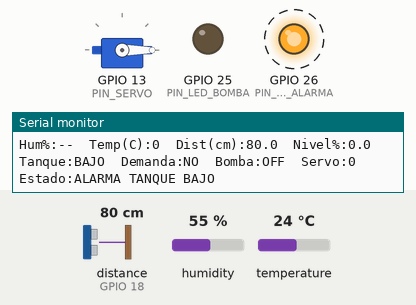
This sketch was run on a simulated ESP32. On the bench: servo, output pins drawn as LEDs (lit = HIGH), the last lines printed to the serial monitor. Wiring (inferred from the names in the program): ultrasonic range finder: trigger GPIO 19; echo GPIO 18. Dashed ring = blinking. The inputs (shaded band) are chosen by the test bench; at power-on: distance to the obstacle (sensor on GPIO 18) 80 cm, humidity 55 %, temperature 24 °C. The echo pulse lasts 58.3 µs per cm; pins used as bus, display or sensor lines are not drawn.

Above: at 1.07 s.
1.5 s: distance to the obstacle (sensor on GPIO 18) set to 26 cm
5.0 s: distance to the obstacle (sensor on GPIO 18) set to 21 cm
At 6.0 s:
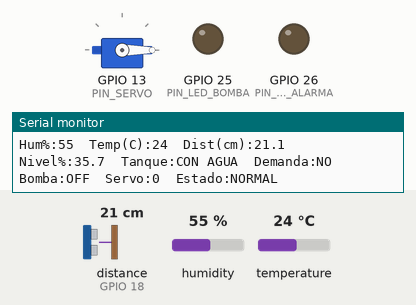
7.2 s: humidity set to 22 %
9.5 s: humidity set to 19 %
At 12.6 s:
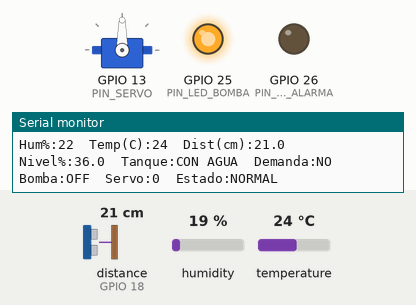
13.8 s: humidity set to 28 %
15.5 s: humidity set to 31 %
At 19.5 s:
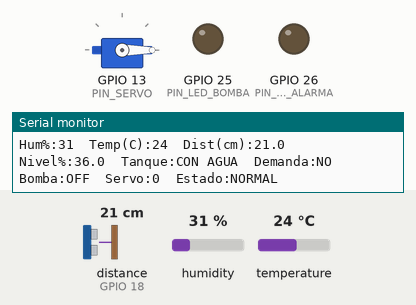
Timing chart, 0 to 20.8 s (numbered marks = the images above; inputs shaded):
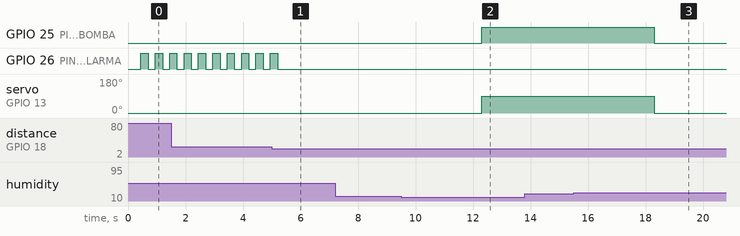

Measured:
- the behaviour switches between 23 and 22 cm on distance to the obstacle (sensor on GPIO 18) (found by bisection; images 0 and 1)
- the behaviour switches between 21 and 20 % on humidity (found by bisection; images 1 and 2)
- the behaviour switches between 29 and 30 % on humidity (found by bisection; images 2 and 3)
- after the input at 5.0 s, GPIO 26 (PIN_LED_ALARMA): goes on until 5.2 s, then stays LOW
- after the input at 9.5 s, GPIO 25 (PIN_LED_BOMBA): LOW → HIGH after 2.8 s; servo on GPIO 13 (PIN_SERVO): 0° → 90° after 2.8 s
- after the input at 15.5 s, GPIO 25 (PIN_LED_BOMBA): HIGH → LOW after 2.8 s; servo on GPIO 13 (PIN_SERVO): 90° → 0° after 2.8 s
- by itself, GPIO 26 (PIN_LED_ALARMA): alternates HIGH for 0.25 s and LOW for 0.25 s

The sketch:

Lab-N5-Karen-Camila.ino
```cpp
/*
 * ==========================================================================
 *  LABORATORIO DE AUTOMATIZACIÓN #5 - Grupo 1
 *  Riego automático de una huerta con protección del tanque
 *  Integrantes: Karen - Camila
 *  Placa: ESP32 (DevKit v1 / WROOM-32)
 * ==========================================================================
 *
 *  ENTRADAS
 *   - Sensor DHT11 (humedad relativa, equivalente del sensor de suelo) GPIO4
 *       NOTA: el DHT11 mide humedad del AIRE, no del suelo. Se usa como
 *       sensor equivalente: soplar/acercar algo húmedo sube la humedad
 *       ("suelo húmedo"); el ambiente normal representa "suelo seco".
 *   - Nivel del tanque:
 *       a) HC-SR04 ultrasónico: TRIG GPIO19, ECHO GPIO18 (con divisor 5V->3.3V)
 *       b) o potenciómetro (equivalente de simulación) en GPIO35 (ADC1)
 *
 *  SALIDAS (dos tipos distintos)
 *   - Servomotor (válvula de la bomba) ............ GPIO13
 *   - LED "riego en curso" (bomba) + 220 Ω ........ GPIO25
 *   - LED "alarma de tanque bajo" + 220 Ω ......... GPIO26
 *
 *  LIBRERÍAS REQUERIDAS (Gestor de Librerías de Arduino IDE):
 *   - "ESP32Servo"
 *   - "DHT sensor library" de Adafruit (+ "Adafruit Unified Sensor")
 *  Compatible con el núcleo ESP32 de Arduino 2.x y 3.x.
 * ==========================================================================
 */

#include <Arduino.h>
#include <ESP32Servo.h>
#include <DHT.h>
#include "driver/gpio.h"

// --------------------------------------------------------------------------
// Selección del sensor de nivel
//   1 = sensor ultrasónico HC-SR04 (montaje físico)
//   0 = potenciómetro (equivalente para pruebas)
// --------------------------------------------------------------------------
#define NIVEL_CON_ULTRASONICO 1

// --------------------------------------------------------------------------
// Pines
// --------------------------------------------------------------------------
const int PIN_DHT        = 4;    // DATA del DHT11
const int PIN_NIVEL_POT  = 35;   // ADC1_CH7, solo entrada (modo potenciómetro)
const int PIN_TRIG       = 19;   // HC-SR04 TRIG
const int PIN_ECHO       = 18;   // HC-SR04 ECHO (¡con divisor de tensión!)
const int PIN_SERVO      = 13;   // Señal del servomotor (válvula)
const int PIN_LED_BOMBA  = 25;   // LED verde: riego en curso
const int PIN_LED_ALARMA = 26;   // LED rojo: tanque bajo

#define TIPO_DHT DHT11

// --------------------------------------------------------------------------
// PARÁMETROS DE CALIBRACIÓN (ajustar con las lecturas del Monitor Serie)
// --------------------------------------------------------------------------
// Humedad relativa del DHT11 (%). Medir primero la humedad ambiente
// (= "suelo seco") y la humedad al soplar/acercar un paño húmedo
// (= "suelo mojado"). Sugerencia:
//   UMBRAL_SECO   ≈ humedad ambiente + 3..5 %
//   UMBRAL_HUMEDO ≈ humedad ambiente + 12..15 %
const float UMBRAL_SECO_PCT   = 20.0;   // <= enciende el riego
const float UMBRAL_HUMEDO_PCT = 30.0;   // >= apaga el riego

// Tanque (sensor ultrasónico arriba del tanque): distancia hasta el agua.
const float DIST_TANQUE_LLENO_CM = 5.0;   // distancia con tanque lleno
const float DIST_TANQUE_VACIO_CM = 30.0;  // distancia con tanque vacío

// Histéresis del nivel (en %)
const float NIVEL_MIN_PCT     = 20.0;   // <= alarma
const float NIVEL_REARME_PCT  = 30.0;   // >= se rearma
const float NIVEL_LLENO_PCT   = 90.0;   // >= tanque lleno (solo indicación)

// Posiciones del servo (válvula)
const int SERVO_CERRADO = 0;    // grados: bomba apagada
const int SERVO_ABIERTO = 90;   // grados: bomba encendida

// Tiempos (múltiplos del tick del timer de 10 ms)
const uint32_t TICK_US          = 10000; // periodo del timer: 10 ms
const uint32_t TICKS_TRIGGER    = 6;     // disparo ultrasónico cada 60 ms
const uint32_t TICKS_CONTROL    = 10;    // control cada 100 ms
const uint32_t TICKS_DHT        = 200;   // DHT11 cada 2 s (máx. 1 lectura/s)
const uint32_t TICKS_REPORTE    = 50;    // Monitor Serie cada 500 ms
const uint32_t TICKS_PARPADEO   = 25;    // LED de alarma conmuta cada 250 ms
const uint32_t TIMEOUT_ECO_MS   = 500;   // sin eco válido -> falla de nivel
const uint32_t TIMEOUT_DHT_MS   = 6000;  // sin lectura DHT -> falla de humedad
const uint32_t ESPERA_MAX_DHT_MS = 200;  // si no llega eco, leer DHT igual

// --------------------------------------------------------------------------
// Objetos y variables globales
// ------------------------------------------------------------ --------------
Servo valvula;
DHT   dht(PIN_DHT, TIPO_DHT);

// Timer por hardware
hw_timer_t  *timerControl = nullptr;
portMUX_TYPE muxTimer = portMUX_INITIALIZER_UNLOCKED;
volatile uint32_t ticks         = 0;
volatile bool     flagTrigger   = false;
volatile bool     flagControl   = false;
volatile bool     flagDht       = false;
volatile bool     flagReporte   = false;
volatile bool     flagParpadeo  = false;

// Medición del eco por interrupción externa
portMUX_TYPE muxEcho = portMUX_INITIALIZER_UNLOCKED;
volatile uint32_t tSubidaEco = 0;
volatile uint32_t anchoEcoUs = 0;
volatile bool     ecoNuevo   = false;

// Estado del proceso
enum Estado { NORMAL, RIEGO, ALARMA_TANQUE, FALLA_HUMEDAD, LLENO };
Estado estado = NORMAL;

float humedadPct     = 0.0;
float temperaturaC   = 0.0;
bool  humedadValida  = false;
uint32_t tUltimoDht  = 0;
bool  dhtPendiente   = false;
uint32_t tDhtPedido  = 0;

int   nivelRaw      = 0;      // solo en modo potenciómetro
float distanciaCm   = -1.0;   // -1 = aún sin lectura
float nivelPct      = 0.0;
bool  nivelValido   = false;
uint32_t tUltimoEco = 0;

bool demandaRiego = false;    // lo que pide la humedad (con histéresis)
bool tanqueBajo   = true;     // arranca protegido hasta tener lectura
bool bombaOn      = false;
bool ledAlarmaOn  = false;

// ==========================================================================
// RUTINAS DE INTERRUPCIÓN (cortas, en IRAM)
// ==========================================================================

// Timer cada 10 ms: solo levanta banderas; el trabajo se hace en loop().
void IRAM_ATTR isrTimer() {
  portENTER_CRITICAL_ISR(&muxTimer);
  ticks++;
  if (ticks % TICKS_TRIGGER  == 0) flagTrigger  = true;
  if (ticks % TICKS_CONTROL  == 0) flagControl  = true;
  if (ticks % TICKS_DHT      == 0) flagDht      = true;
  if (ticks % TICKS_REPORTE  == 0) flagReporte  = true;
  if (ticks % TICKS_PARPADEO == 0) flagParpadeo = true;
  portEXIT_CRITICAL_ISR(&muxTimer);
}

// Flanco de subida: guarda el instante. Flanco de bajada: calcula el ancho.
void IRAM_ATTR isrEcho() {
  uint32_t ahora = micros();
  portENTER_CRITICAL_ISR(&muxEcho);
  if (gpio_get_level((gpio_num_t)PIN_ECHO)) {
    tSubidaEco = ahora;
  } else {
    anchoEcoUs = ahora - tSubidaEco;
    ecoNuevo   = true;
  }
  portEXIT_CRITICAL_ISR(&muxEcho);
}

// ==========================================================================
// FUNCIONES AUXILIARES
// ==========================================================================

// Lee una bandera del timer y la limpia de forma atómica.
bool tomarBandera(volatile bool &bandera) {
  bool valor;
  portENTER_CRITICAL(&muxTimer);
  valor   = bandera;
  bandera = false;
  portEXIT_CRITICAL(&muxTimer);
  return valor;
}

// Promedio de varias lecturas del ADC para reducir ruido.
int leerAdcPromedio(int pin, int muestras = 16) {
  uint32_t suma = 0;
  for (int i = 0; i < muestras; i++) suma += analogRead(pin);
  return (int)(suma / muestras);
}

// Convierte una lectura entre dos puntos de calibración a 0-100 %.
float aPorcentaje(float valor, float valor0pct, float valor100pct) {
  float pct = (valor - valor0pct) * 100.0 / (valor100pct - valor0pct);
  return constrain(pct, 0.0, 100.0);
}

// Pulso de 10 µs en TRIG.
void dispararUltrasonico() {
  digitalWrite(PIN_TRIG, LOW);
  delayMicroseconds(2);
  digitalWrite(PIN_TRIG, HIGH);
  delayMicroseconds(10);
  digitalWrite(PIN_TRIG, LOW);
}

// Procesa el último eco recibido. Devuelve true si llegó un eco nuevo.
bool procesarEco() {
  bool     nuevo;
  uint32_t ancho;
  portENTER_CRITICAL(&muxEcho);
  nuevo    = ecoNuevo;
  ancho    = anchoEcoUs;
  ecoNuevo = false;
  portEXIT_CRITICAL(&muxEcho);

  if (!nuevo) return false;

  float d = ancho * 0.0343 / 2.0;            // cm
  if (d >= 2.0 && d <= 400.0) {
    // Filtro exponencial para suavizar la lectura
    distanciaCm = (distanciaCm < 0) ? d : (0.7 * distanciaCm + 0.3 * d);
    tUltimoEco  = millis();
  }
  return true;
}

// Lectura del DHT11 (~25 ms). Si falla, conserva el último valor válido.
void leerDht() {
  float h = dht.readHumidity();
  float t = dht.readTemperature();
  if (!isnan(h)) {
    humedadPct = h;
    tUltimoDht = millis();
  }
  if (!isnan(t)) temperaturaC = t;
}

// Mueve la válvula y el LED solo cuando cambia el estado de la bomba.
void aplicarBomba(bool encender) {
  if (encender == bombaOn) return;
  bombaOn = encender;
  valvula.write(bombaOn ? SERVO_ABIERTO : SERVO_CERRADO);
  digitalWrite(PIN_LED_BOMBA, bombaOn ? HIGH : LOW);
}

// ==========================================================================
// LÓGICA DE CONTROL (cada 100 ms)
// ==========================================================================
void actualizarControl() {
  // ---- Humedad (DHT11) ----
  humedadValida = (tUltimoDht != 0) && (millis() - tUltimoDht < TIMEOUT_DHT_MS);

  // ---- Nivel del tanque ----
#if NIVEL_CON_ULTRASONICO
  nivelValido = (distanciaCm > 0) && (millis() - tUltimoEco < TIMEOUT_ECO_MS);
  if (nivelValido) {
    nivelPct = aPorcentaje(distanciaCm, DIST_TANQUE_VACIO_CM, DIST_TANQUE_LLENO_CM);
  }
#else
  nivelRaw    = leerAdcPromedio(PIN_NIVEL_POT);
  nivelPct    = aPorcentaje(nivelRaw, 0, 4095);
  nivelValido = true;
#endif

  // ---- Protección del tanque con histéresis ----
  if (!nivelValido || nivelPct <= NIVEL_MIN_PCT) {
    tanqueBajo = true;
  } else if (nivelPct >= NIVEL_REARME_PCT) {
    tanqueBajo = false;
  }

  // ---- Demanda de riego con dos umbrales (histéresis) ----
  if (!humedadValida) {
    demandaRiego = false;           // sin dato de humedad no se riega
  } else if (humedadPct <= UMBRAL_SECO_PCT) {
    demandaRiego = true;            // "suelo seco" -> pedir riego
  } else if (humedadPct >= UMBRAL_HUMEDO_PCT) {
    demandaRiego = false;           // "suelo húmedo" -> dejar de regar
  }  // entre umbrales conserva el estado anterior

  // ---- Salida: la bomba solo funciona si hay demanda Y hay agua ----
  aplicarBomba(demandaRiego && !tanqueBajo);

  // ---- Estado e indicadores ----
  if (tanqueBajo)          estado = ALARMA_TANQUE;
  else if (!humedadValida) estado = FALLA_HUMEDAD;
  else if (bombaOn)        estado = RIEGO;
  else                     estado = NORMAL;

  if (!tanqueBajo && ledAlarmaOn) {
    ledAlarmaOn = false;
    digitalWrite(PIN_LED_ALARMA, LOW);
  }
}

// LED de alarma intermitente (250 ms) mientras el tanque esté bajo.
void actualizarParpadeo() {
  if (estado == ALARMA_TANQUE) {
    ledAlarmaOn = !ledAlarmaOn;
    digitalWrite(PIN_LED_ALARMA, ledAlarmaOn ? HIGH : LOW);
  }
}

// Reporte para calibrar umbrales y registrar las pruebas.
void reportarSerie() {
  const char *txtEstado = (estado == RIEGO)         ? "RIEGO EN CURSO"
                        : (estado == ALARMA_TANQUE) ? "ALARMA TANQUE BAJO"
                        : (estado == FALLA_HUMEDAD) ? "FALLA SENSOR DHT11"
                        : (estado == LLENO) ? "TANQUE LLENO"
                                                    : "NORMAL";
  Serial.print("Hum%:");
  if (humedadValida) Serial.print(humedadPct, 0); else Serial.print("--");
  Serial.print("  Temp(C):");  Serial.print(temperaturaC, 0);
#if NIVEL_CON_ULTRASONICO
  Serial.print("  Dist(cm):");
  if (nivelValido) Serial.print(distanciaCm, 1); else Serial.print("SIN ECO");
#else
  Serial.print("  NivRaw:");   Serial.print(nivelRaw);
#endif

  Serial.print("  Nivel%:");   Serial.print(nivelPct, 1);

  // Estado del tanque
  Serial.print("  Tanque:");
  if (!nivelValido)                   Serial.print("SIN LECTURA");
  else if (tanqueBajo)                Serial.print("BAJO");
  else if (nivelPct >= NIVEL_LLENO_PCT) Serial.print("LLENO");
  else                                Serial.print("CON AGUA");
  Serial.print("  Demanda:");  Serial.print(demandaRiego ? "SI" : "NO");
  Serial.print("  Bomba:");    Serial.print(bombaOn ? "ON" : "OFF");
  Serial.print("  Servo:");    Serial.print(bombaOn ? SERVO_ABIERTO : SERVO_CERRADO);
  Serial.print("  Estado:");   Serial.println(txtEstado);
}

// ==========================================================================
// CONFIGURACIÓN
// ==========================================================================
void configurarTimer() {
#if defined(ESP_ARDUINO_VERSION_MAJOR) && (ESP_ARDUINO_VERSION_MAJOR >= 3)
  // Núcleo ESP32 3.x
  timerControl = timerBegin(1000000);                 // 1 MHz -> 1 tick = 1 µs
  timerAttachInterrupt(timerControl, &isrTimer);
  timerAlarm(timerControl, TICK_US, true, 0);         // cada 10 ms, recarga
#else
  // Núcleo ESP32 2.x
  timerControl = timerBegin(0, 80, true);             // 80 MHz / 80 = 1 MHz
  timerAttachInterrupt(timerControl, &isrTimer, true);
  timerAlarmWrite(timerControl, TICK_US, true);
  timerAlarmEnable(timerControl);
#endif
}

void setup() {
  Serial.begin(115200);
  delay(200);   // solo al arrancar
  Serial.println();
  Serial.println("=== Lab 4: Riego automatico con proteccion del tanque (ESP32 + DHT11) ===");

  // Salidas digitales
  pinMode(PIN_LED_BOMBA, OUTPUT);
  pinMode(PIN_LED_ALARMA, OUTPUT);
  digitalWrite(PIN_LED_BOMBA, LOW);
  digitalWrite(PIN_LED_ALARMA, LOW);

  // Sensor DHT11
  dht.begin();

#if !NIVEL_CON_ULTRASONICO
  analogReadResolution(12);
  analogSetPinAttenuation(PIN_NIVEL_POT, ADC_11db);
#endif

  // Servo por PWM de hardware (LEDC), 50 Hz, pulso 500-2400 µs
  ESP32PWM::allocateTimer(0);
  valvula.setPeriodHertz(50);
  valvula.attach(PIN_SERVO, 500, 2400);
  valvula.write(SERVO_CERRADO);   // arranca con la válvula cerrada
  bombaOn = false;

  // Ultrasónico: TRIG salida, ECHO con interrupción en ambos flancos
#if NIVEL_CON_ULTRASONICO
  pinMode(PIN_TRIG, OUTPUT);
  digitalWrite(PIN_TRIG, LOW);
  pinMode(PIN_ECHO, INPUT);
  attachInterrupt(digitalPinToInterrupt(PIN_ECHO), isrEcho, CHANGE);
#endif

  // Timer por hardware de 10 ms (base de tiempo de todo el sistema)
  configurarTimer();

  // El DHT11 necesita ~1 s tras encender: primera lectura pedida en 2 s
  Serial.println("Sistema listo. Valvula cerrada. Esperando lectura del DHT11...");
}

// ==========================================================================
// LAZO PRINCIPAL (no bloqueante: atiende banderas de las interrupciones)
// ==========================================================================
void loop() {
  // Pedido de lectura del DHT11 (cada 2 s)
  if (tomarBandera(flagDht)) {
    dhtPendiente = true;
    tDhtPedido   = millis();
  }

#if NIVEL_CON_ULTRASONICO
  if (tomarBandera(flagTrigger)) dispararUltrasonico();
  bool ecoRecibido = procesarEco();

  // El DHT11 se lee justo después de un eco: la próxima medición del
  // ultrasónico empieza en ≥ 35 ms, así el bloqueo del DHT no la afecta.
  // Si el ultrasónico no responde, se lee igual tras 200 ms de espera.
  if (dhtPendiente && (ecoRecibido || millis() - tDhtPedido > ESPERA_MAX_DHT_MS)) {
    leerDht();
    dhtPendiente = false;
  }
#else
  if (dhtPendiente) {
    leerDht();
    dhtPendiente = false;
  }
#endif

  if (tomarBandera(flagControl))  actualizarControl();
  if (tomarBandera(flagParpadeo)) actualizarParpadeo();
  if (tomarBandera(flagReporte))  reportarSerie();
}
```
